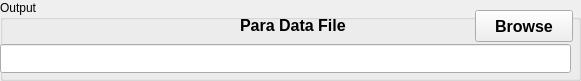
  <widget class="QGroupBox" name="groupBoxOutput">
   <property name="geometry">
    <rect>
     <x>15</x>
     <y>304</y>
     <width>581</width>
     <height>81</height>
    </rect>
   </property>
   <property name="title">
    <string>Output</string>
   </property>
   <widget class="QLabel" name="textLabelPara">
    <property name="geometry">
     <rect>
      <x>240</x>
      <y>10</y>
      <width>131</width>
      <height>31</height>
     </rect>
    </property>
    <property name="font">
     <font>
      <pointsize>12</pointsize>
      <weight>75</weight>
      <bold>true</bold>
     </font>
    </property>
    <property name="text">
     <string>Para Data File</string>
    </property>
   </widget>
   <widget class="QPushButton" name="pushButtonParaDataFile">
    <property name="geometry">
     <rect>
      <x>475</x>
      <y>10</y>
      <width>98</width>
      <height>32</height>
     </rect>
    </property>
    <property name="font">
     <font>
      <pointsize>12</pointsize>
      <weight>75</weight>
      <bold>true</bold>
     </font>
    </property>
    <property name="text">
     <string>Browse</string>
    </property>
    <property name="autoDefault">
     <bool>false</bool>
    </property>
   </widget>
   <widget class="QLineEdit" name="lineEditParaDataFile">
    <property name="geometry">
     <rect>
      <x>0</x>
      <y>44</y>
      <width>571</width>
      <height>29</height>
     </rect>
    </property>
    <property name="font">
     <font>
      <pointsize>11</pointsize>
      <weight>75</weight>
      <bold>true</bold>
     </font>
    </property>
   </widget>
  </widget>
